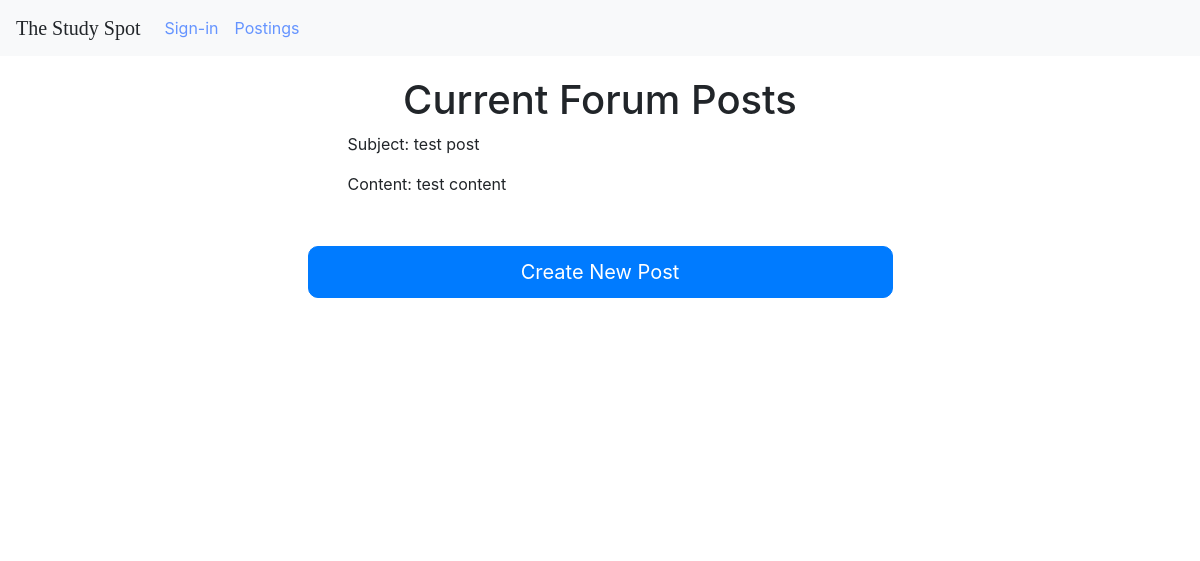
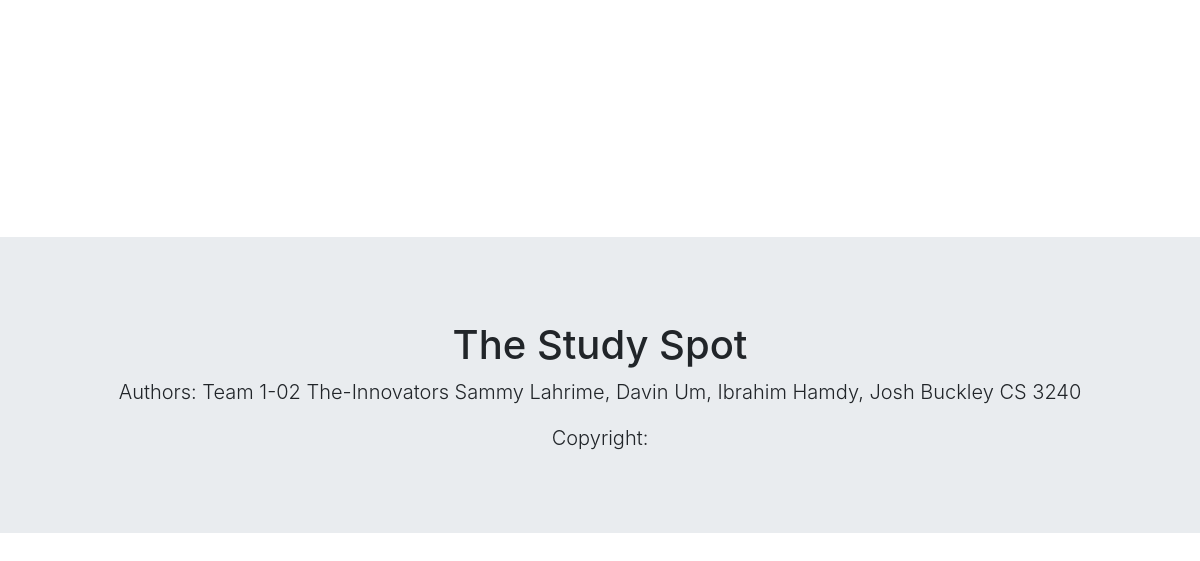
Page /post/ on the earlier database version (2 pictures, top to bottom).
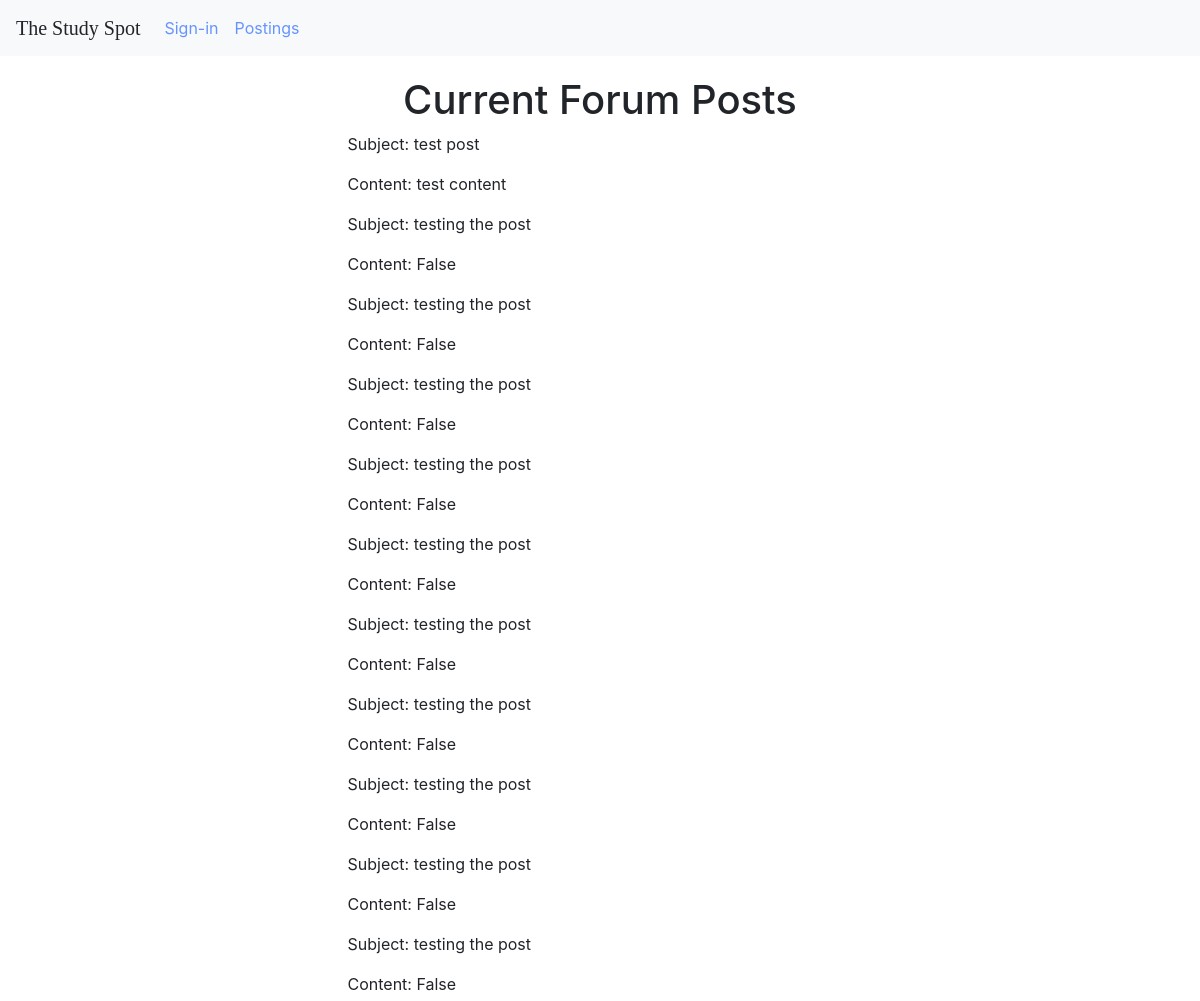
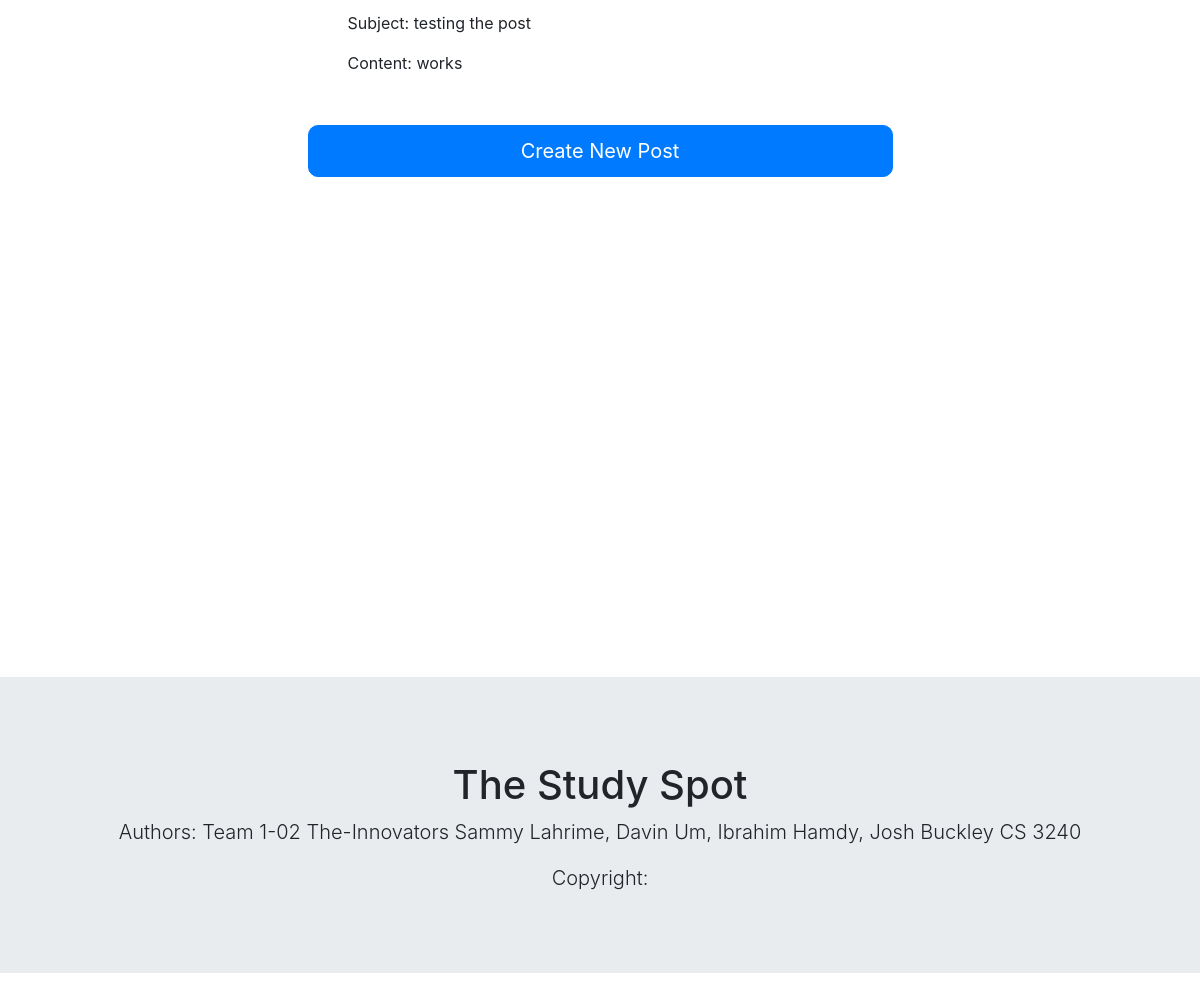
Same page on the later database version (2 pictures, top to bottom).
### StudyForum/models.py (models this page shows)
class Post(models.Model):
    username = models.CharField(max_length = 12)
    subject = models.CharField(max_length = 50)
    category = models.CharField(max_length = 20)
    content = models.CharField(max_length = 100)

### StudyForum/views.py (the view)
# urls.py: path('post/', views.post, name = 'post'),
def post(request):
    post_list = Post.objects.all()
    context = {'post_list': post_list}
    return render(request, 'studyforum/postings.html',context)

### StudyForum/templates/studyforum/postings.html
{% extends './global_template.html' %}
{% block content %}
<div class = "row">
    <div class = "col-md-3"></div>
        <div class = "col-md-6">
  <h1>Current Forum Posts</h1>
    <ul>
        {% for post in post_list %}
        <p>Subject: {{post.subject}} </p>
        <p>Content: {{post.content}}</p>
        {% endfor %}
    </ul>
    <form>
    <button formaction="{% url 'studyforum:postsubmit' %}" class = "btn btn-block btn-primary big-button">Create New Post</button>
    </form>
    </div>
    <div class = "col-md-3"></div>
</div>
    {% endblock%}

### StudyForum/templates/studyforum/global_template.html (shortened to what this page needs)
{% load static %}
<!DOCTYPE html>
<html lang="en">
  <head>
    <link
      rel="stylesheet"
      href="https://stackpath.bootstrapcdn.com/bootstrap/4.3.1/css/bootstrap.min.css"
    />
    <link rel = "stylesheet" type="text/css" href = "{% static 'css/main.css'%}">
  </head>
  <nav class="navbar navbar-expand-lg navbar-light bg-light">
    <div class="collapse navbar-collapse" id="collapse-bar">
      <a class="navbar-brand primary-text" style="font-family: Pacifico"
        >The Study Spot</a
      >
      <ul class="navbar-nav mr-auto mt-2 mt-lg-0">
        <li class="nav-item">
          <a style="color: #6594ff" class="nav-link" href="{% url 'studyforum:index' %}">Sign-in</a>
        </li>
        <li class="nav-item">
          <a style="color: #6594ff" class="nav-link" href="{% url 'studyforum:post' %}">Postings</a>
        </li>
      </ul>
    </div>
  </nav>
  <body>
   {% block content %} {% endblock %}
    <div class = "row">
    <div class = "footer">
  <div class="jumbotron">
  <h1>The Study Spot</h1>
  <p class="lead">Authors: Team 1-02 The-Innovators Sammy Lahrime, Davin Um, Ibrahim Hamdy, Josh Buckley CS 3240</p>
  <p class = "lead">Copyright: </p>
</div>
</div>
</div>
  </body>
</html>

### StudyForum/static/css/main.css (style rules this page uses)
h1 { text-align: center; margin-top:20px; }
.big-button { padding: 10px 20px; font-size: 20px; border-radius: 10px; margin-top: 50px; }

### StudyForum/templates/studyforum/global_template.html (style rules this page uses)
.footer { left: 0; bottom: 0; margin-top:500px; width: 100%; position: relative; text-align: center; }

Differences in the rows shown:
added Post: subject "testing the post", content "False"
added Post: subject "testing the post", content "False"
added Post: subject "testing the post", content "False"
added Post: subject "testing the post", content "False"
added Post: subject "testing the post", content "False"
added Post: subject "testing the post", content "False"
added Post: subject "testing the post", content "False"
added Post: subject "testing the post", content "False"
added Post: subject "testing the post", content "False"
added Post: subject "testing the post", content "False"
added Post: subject "testing the post", content "works"
